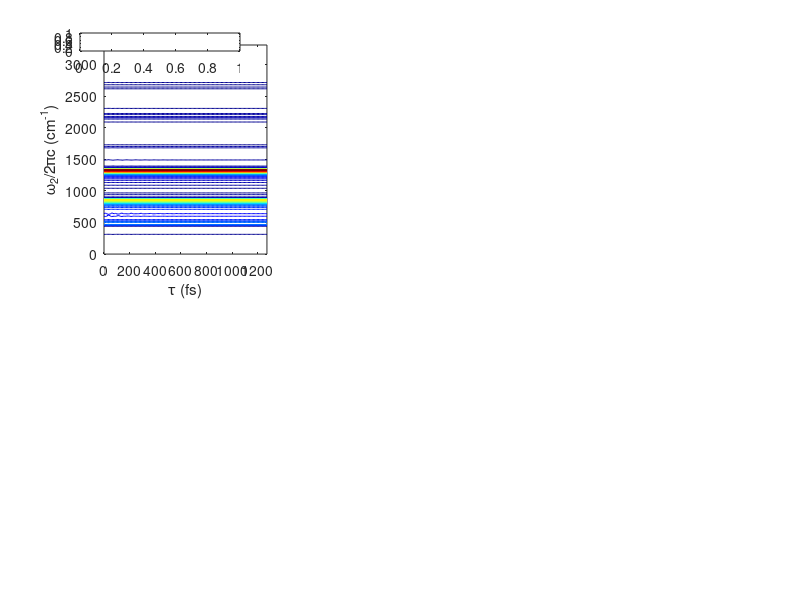

This chart was generated by the following MATLAB code: (Note: this script raises an error after producing the figure.)
% Load data from mat file
clear all
load FSRS
gcf=figure;
set(gcf,'Units','Normalized','Position',[0 0 0.85 0.9]);%[0 4/75 1 0.85]);
FSRS_Res_Cascade=FSRS_Res_Cascade;
FSRS_Res_Direct=-FSRS_Res_Direct;
FSRS_Res_Full=FSRS_Res_Cascade+FSRS_Res_Direct;
y=-0.04;x=0.04;
% Axes positions
gcp_t_y=0.605;gcp_b_y=0.15;
gcp_l_x=0.05;gcp_c_x=0.32;gcp_r_x=0.59;
gcw=0.3;gch=0.3;
gcpos=[gcp_l_x gcp_t_y gcw gch;gcp_l_x gcp_b_y gcw gch];
gdpos=[gcp_c_x gcp_t_y gcw gch;gcp_c_x gcp_b_y gcw gch];
grpos=[gcp_r_x gcp_t_y gcw gch;gcp_r_x gcp_b_y gcw gch];
% Color bar positions
cp_t_y=0.915;cp_b_y=0.46;
cp_l_x=0.1;cp_c_x=0.37;cp_r_x=0.64;
cw=0.2;ch=0.03;
ccpos=[cp_l_x cp_t_y cw ch;cp_l_x cp_b_y cw ch];
cdpos=[cp_c_x cp_t_y cw ch;cp_c_x cp_b_y cw ch];
crpos=[cp_r_x cp_t_y cw ch;cp_r_x cp_b_y cw ch];
% Text
tstr={'a)';'b)';'c)';'d)';'e)';'f)'};
% Text positions
tp_t_y=0.84;tp_b_y=0.38;
tp_l_x=0.105;tp_c_x=0.375;tp_r_x=0.645;
tw=0.06;th=0.06;
tpos=[tp_l_x tp_t_y tw th; tp_c_x tp_t_y tw th; tp_r_x tp_t_y tw th;...
    tp_l_x tp_b_y tw th; tp_c_x tp_b_y tw th; tp_r_x tp_b_y tw th];

dw=1/FSRS_Res_nt;c=3e-5;
w=(-1/2:dw:(1/2-dw))/FSRS_Res_dts/c;w=w-w(1);
t=0:FSRS_Res_dts:(FSRS_Res_nt-1)*FSRS_Res_dts;
for iv=1:2
    maxs=max(max(abs(real(FSRS_Res_Full(:,:,iv)))));
    gc(iv)=subplot(2,3,1+3*(iv-1));
    contour(t,w,abs(real(FSRS_Res_Cascade(:,:,iv)))/maxs,50);
    xlabel('\tau (fs)');
    ylabel('\omega_2/2\pic (cm^{-1})');%caxis([0 maxr])
    colormap jet;cc(iv)=colorbar('Location','northoutside','fontsize',10,'Position',ccpos(iv,:));
    set(gca,'linewidth',2,'fontsize',10,'fontweight','bold','Position',gcpos(iv,:));
    axis square;
    tx=annotation(gcf,'textbox',tpos(1+3*(iv-1),:),...
        'String',tstr(1+3*(iv-1)),'EdgeColor','none',...
        'fontweight','bold','fontsize',10);
    
    gd(iv)=subplot(2,3,2+3*(iv-1));
    contour(t,w,abs(real(FSRS_Res_Direct(:,:,iv)))/maxs,50);
    xlabel('\tau (fs)');
    ylabel('\omega_2/2\pic (cm^{-1})');%caxis([0 maxr])
    colormap jet;cd(iv)=colorbar('Location','northoutside','fontsize',10,'Position',cdpos(iv,:));
    set(gca,'linewidth',2,'fontsize',10,'fontweight','bold','Position',gdpos(iv,:));axis square;
    tx=annotation(gcf,'textbox',tpos(2+3*(iv-1),:),...
        'String',tstr(2+3*(iv-1)),'EdgeColor','none',...
        'fontweight','bold','fontsize',10);

    gr(iv)=subplot(2,3,3+3*(iv-1));
    contour(t,w,abs(real((FSRS_Res_Full(:,:,iv))))/maxs,50);
    xlabel('\tau (fs)');
    ylabel('\omega_2/2\pic (cm^{-1})');%caxis([0 maxr])
    colormap jet;cr(iv)=colorbar('Location','northoutside','fontsize',10,'Position',crpos(iv,:));
    set(gca,'linewidth',2,'fontsize',10,'fontweight','bold','Position',grpos(iv,:));axis square;
    tx=annotation(gcf,'textbox',tpos(3+3*(iv-1),:),...
        'String',tstr(3+3*(iv-1)),'EdgeColor','none',...
        'fontweight','bold','fontsize',10,'Color',[1 1 1]);
end
